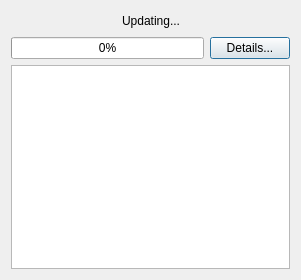
<?xml version="1.0" encoding="UTF-8"?>
<ui version="4.0">
 <class>UpdateDialog</class>
 <widget class="QDialog" name="UpdateDialog">
  <property name="geometry">
   <rect>
    <x>0</x>
    <y>0</y>
    <width>301</width>
    <height>280</height>
   </rect>
  </property>
  <property name="windowTitle">
   <string>Dialog</string>
  </property>
  <property name="windowIcon">
   <iconset resource="../../../Icon_Resources/iconic/custom/icons.qrc">
    <normaloff>:/rss_alt_32x32.png</normaloff>:/rss_alt_32x32.png</iconset>
  </property>
  <layout class="QVBoxLayout" name="verticalLayout">
   <item>
    <layout class="QHBoxLayout" name="horizontalLayout">
     <item>
      <spacer name="horizontalSpacer">
       <property name="orientation">
        <enum>Qt::Horizontal</enum>
       </property>
       <property name="sizeHint" stdset="0">
        <size>
         <width>40</width>
         <height>20</height>
        </size>
       </property>
      </spacer>
     </item>
     <item>
      <widget class="QLabel" name="label">
       <property name="text">
        <string>Updating...</string>
       </property>
      </widget>
     </item>
     <item>
      <spacer name="horizontalSpacer_2">
       <property name="orientation">
        <enum>Qt::Horizontal</enum>
       </property>
       <property name="sizeHint" stdset="0">
        <size>
         <width>40</width>
         <height>20</height>
        </size>
       </property>
      </spacer>
     </item>
    </layout>
   </item>
   <item>
    <layout class="QHBoxLayout" name="horizontalLayout_2">
     <item>
      <widget class="QProgressBar" name="progressBar">
       <property name="value">
        <number>0</number>
       </property>
       <property name="textVisible">
        <bool>true</bool>
       </property>
       <property name="invertedAppearance">
        <bool>false</bool>
       </property>
       <property name="format">
        <string>%p%</string>
       </property>
      </widget>
     </item>
     <item>
      <widget class="QPushButton" name="pushButtonDetails">
       <property name="text">
        <string>Details...</string>
       </property>
       <property name="checkable">
        <bool>false</bool>
       </property>
       <property name="checked">
        <bool>false</bool>
       </property>
       <property name="flat">
        <bool>false</bool>
       </property>
      </widget>
     </item>
    </layout>
   </item>
   <item>
    <widget class="QTextEdit" name="textEdit"/>
   </item>
  </layout>
 </widget>
 <resources>
  <include location="../../../Icon_Resources/iconic/custom/icons.qrc"/>
 </resources>
 <connections/>
</ui>
